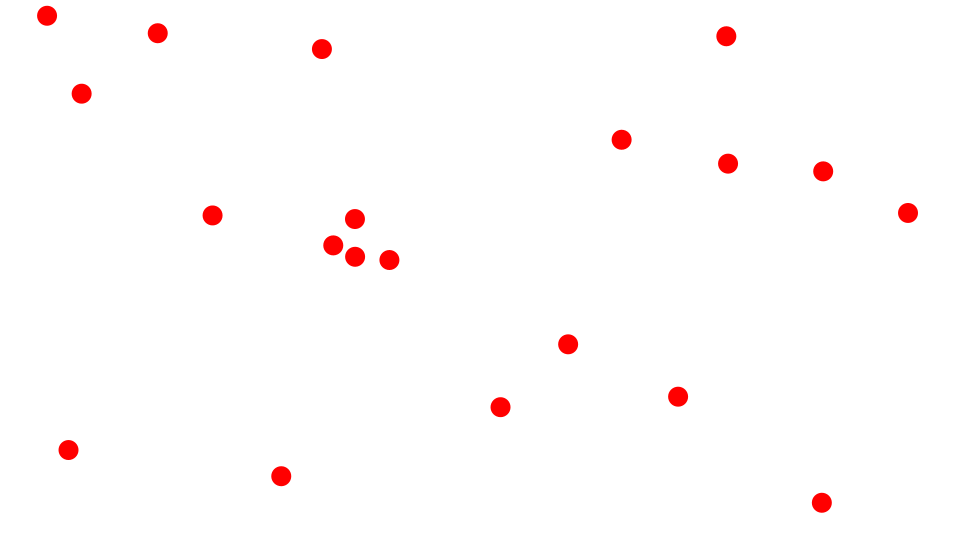
Frame 1 (no input)
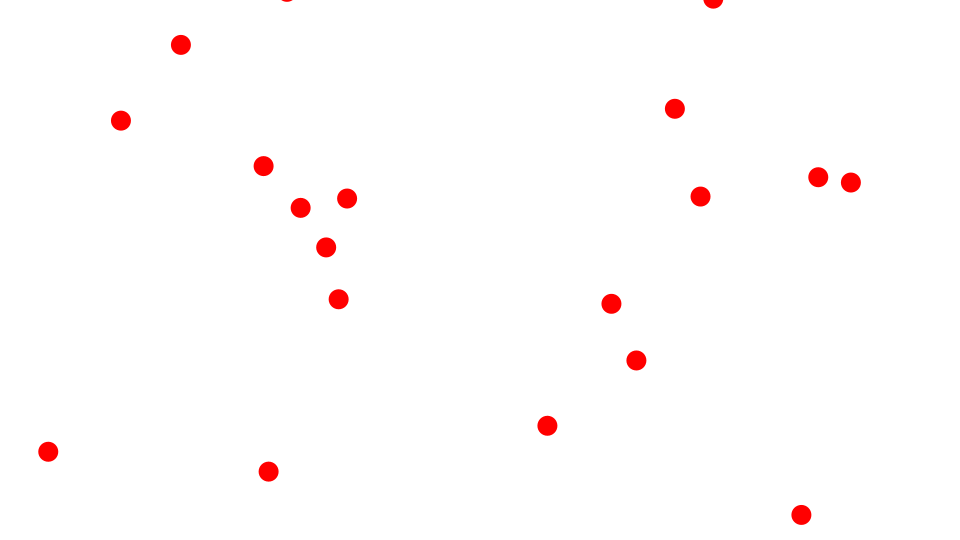
Frame 60 (the mouse pressed at the canvas centre just before this capture)
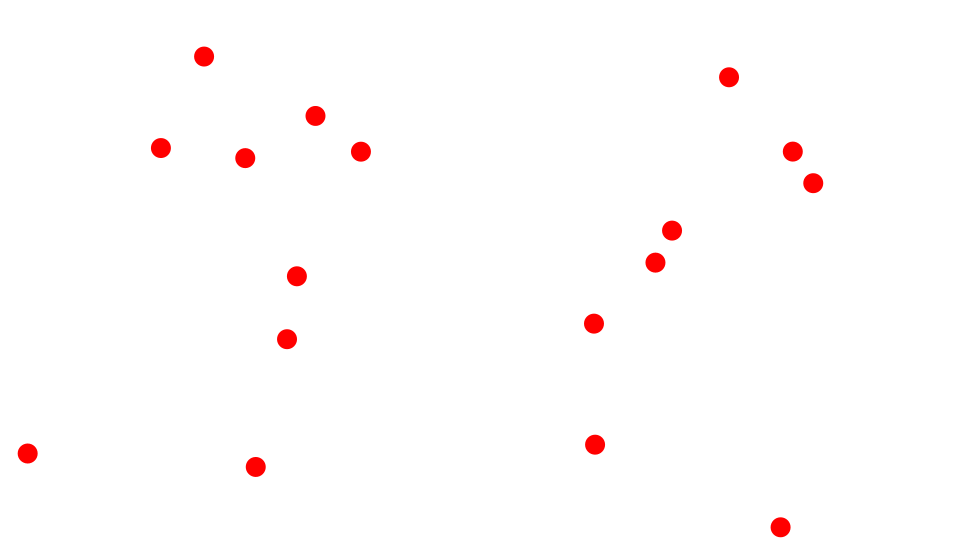
Frame 120 (the mouse held since frame 60 and released just before this capture)

The Processing sketch that drew these frames (run headless with seeded random() and noise(); from frame 60 on, the mouse is pressed at the canvas centre):

// Processing sketch: Removal
// ── Removal.pde
static final int COUNT = 20;
ArrayList balls;

void setup() {
  size(960, 540);
  frameRate(30);
  initialize();
}

void initialize() {
  smooth();
  noStroke();
 
  balls = new ArrayList();
  for(int i=0; i<COUNT; i++){
    Ball ball = new Ball();
    ball.x = random(width);
    ball.y = random(height);
    ball.vx = random(2) - 1;
    ball.vy = random(2) - 1;
    ball.radius = 10;
    ball.setFillColor(color(255, 0, 0));
    balls.add(ball);
  }
}

void draw() {
  background(255);
  
  for(int i=0; i<balls.size(); i++) {
    Ball ball = (Ball) balls.get(i);
    ball.x += ball.vx;
    ball.y += ball.vy;
    if(ball.x - ball.radius > width || ball.x + ball.radius < 0 || ball.y - ball.radius > height || ball.y + ball.radius < 0) {
      ball.visible = false;
      balls.remove(i);
      if(balls.size() <= 0){
        noLoop();
      }
    }
    ball.update(); 
  }
}

////////////////////////////////

class Ball extends Sprite {
  float radius;
  float vx, vy;
  
  Ball(){
    super();
  }
  
  void draw(){
    ellipse(0, 0, radius*2, radius*2);
  }
}

////////////////////////////////

class Sprite {
  float x, y;
  float scaleX, scaleY;
  float width, height;
  float rotation;
  boolean visible;
  color strokeColor;
  color fillColor;
  Boolean isStroke;
  Boolean isFill;
  
  Sprite() {
    x = 0.0;
    y = 0.0;
    scaleX = 1.0;
    scaleY = 1.0;
    rotation = 0.0;
    strokeColor = color(0);
    fillColor = color(0);
    isStroke = false;
    isFill = false;
    visible = true;
  }
  
  void update() {
    if(! visible) return;
    pushMatrix();
    translate(x, y);
    scale(scaleX, scaleY);
    rotate(rotation * PI / 180.0);
    if(isStroke) stroke(strokeColor);
    if(isFill) fill(fillColor);
    draw();
    popMatrix();
  }
  
  void setStrokeColor(color strokeColor) {
    this.strokeColor = strokeColor;
    isStroke = true;
  }
  
  void setFillColor(color fillColor) {
    this.fillColor = fillColor;
    isFill = true;
  }
  
  void draw() {}
}
